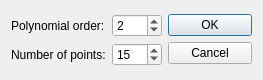
<?xml version="1.0" encoding="UTF-8"?>
<ui version="4.0">
 <class>SmoothSettingsDialog</class>
 <widget class="QDialog" name="SmoothSettingsDialog">
  <property name="geometry">
   <rect>
    <x>0</x>
    <y>0</y>
    <width>263</width>
    <height>80</height>
   </rect>
  </property>
  <property name="windowTitle">
   <string>Dialog</string>
  </property>
  <layout class="QGridLayout" name="gridLayout">
   <item row="0" column="0">
    <layout class="QVBoxLayout" name="verticalLayout_2">
     <item>
      <layout class="QHBoxLayout" name="horizontalLayout">
       <item>
        <widget class="QLabel" name="label">
         <property name="text">
          <string>Polynomial order:</string>
         </property>
        </widget>
       </item>
       <item>
        <widget class="QSpinBox" name="pol_order_spinBox">
         <property name="maximumSize">
          <size>
           <width>50</width>
           <height>16777215</height>
          </size>
         </property>
         <property name="minimum">
          <number>0</number>
         </property>
         <property name="maximum">
          <number>5</number>
         </property>
         <property name="value">
          <number>2</number>
         </property>
        </widget>
       </item>
      </layout>
     </item>
     <item>
      <layout class="QHBoxLayout" name="horizontalLayout_2">
       <item>
        <widget class="QLabel" name="label_2">
         <property name="text">
          <string>Number of points:</string>
         </property>
        </widget>
       </item>
       <item>
        <widget class="QSpinBox" name="m_spinBox">
         <property name="minimumSize">
          <size>
           <width>50</width>
           <height>0</height>
          </size>
         </property>
         <property name="maximumSize">
          <size>
           <width>50</width>
           <height>16777215</height>
          </size>
         </property>
         <property name="minimum">
          <number>1</number>
         </property>
         <property name="maximum">
          <number>200</number>
         </property>
         <property name="value">
          <number>15</number>
         </property>
        </widget>
       </item>
      </layout>
     </item>
    </layout>
   </item>
   <item row="0" column="1">
    <layout class="QVBoxLayout" name="verticalLayout">
     <item>
      <widget class="QPushButton" name="OK_Button">
       <property name="sizePolicy">
        <sizepolicy hsizetype="MinimumExpanding" vsizetype="Fixed">
         <horstretch>0</horstretch>
         <verstretch>0</verstretch>
        </sizepolicy>
       </property>
       <property name="text">
        <string>OK</string>
       </property>
      </widget>
     </item>
     <item>
      <widget class="QPushButton" name="Cancel_Button">
       <property name="sizePolicy">
        <sizepolicy hsizetype="MinimumExpanding" vsizetype="Fixed">
         <horstretch>0</horstretch>
         <verstretch>0</verstretch>
        </sizepolicy>
       </property>
       <property name="text">
        <string>Cancel</string>
       </property>
      </widget>
     </item>
    </layout>
   </item>
  </layout>
 </widget>
 <resources/>
 <connections/>
</ui>
